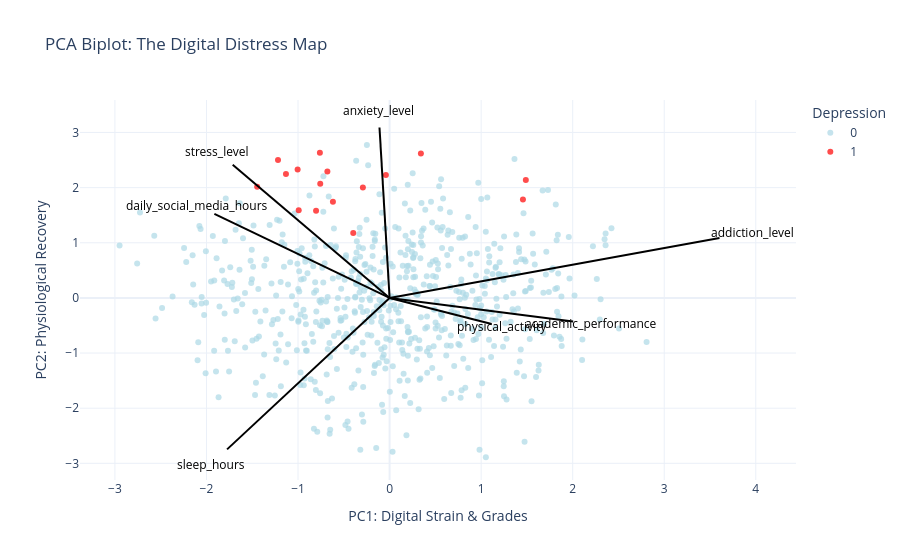

Notebook cell for this chart:
### Code cell
import pandas as pd
import numpy as np
import plotly.express as px
from sklearn.decomposition import PCA
from sklearn.preprocessing import StandardScaler

# 1. Prepare the Data
# List only your numerical behavioral features
features = ['daily_social_media_hours', 'sleep_hours', 'academic_performance', 
            'stress_level', 'anxiety_level', 'addiction_level', 'physical_activity']

# Separate the features from the label
x = df[features]
y = df['depression_label'].astype(str) # Convert to string for discrete coloring

# 2. Standardize (Crucial: gives each variable equal weight)
scaler = StandardScaler()
x_scaled = scaler.fit_transform(x)

# 3. Run PCA
pca = PCA(n_components=2)
components = pca.fit_transform(x_scaled)

# 4. Create a DataFrame for the Plot
pca_df = pd.DataFrame(data=components, columns=['PC1', 'PC2'])
pca_df['Depression'] = y.values

# 5. Calculate Loadings for the Arrows
# We scale the arrows by the explained variance so they fit the plot
loadings = pca.components_.T * np.sqrt(pca.explained_variance_)

# 6. Create the Interactive Biplot
fig = px.scatter(pca_df, x='PC1', y='PC2', color='Depression',
                 color_discrete_map={'0': 'lightblue', '1': 'red'},
                 title='PCA Biplot: The Digital Distress Map',
                 labels={'PC1': 'PC1: Digital Strain & Grades', 
                         'PC2': 'PC2: Physiological Recovery'},
                 template='plotly_white', opacity=0.7)

# Add the Loading Arrows
for i, feature in enumerate(features):
    fig.add_shape(type='line', x0=0, y0=0, x1=loadings[i, 0]*5, y1=loadings[i, 1]*5,
                  line=dict(color="black", width=2))
    fig.add_annotation(x=loadings[i, 0]*5.5, y=loadings[i, 1]*5.5, 
                       text=feature, showarrow=False, font=dict(color="black"))

fig.show()

### Figure 1 — Plotly figure (JSON) as saved in the notebook; plotly's stock layout.template omitted (floating-point values rounded to 4 significant figures; data arrays with more than 128 entries replaced by an {"elided": "..."} marker saying what was removed)
{"data": [{"hovertemplate": "Depression=0<br>PC1: Digital Strain & Grades=%{x}<br>PC2: Physiological Recovery=%{y}<extra></extra>", "legendgroup": "0", "marker": {"color": "lightblue", "opacity": 0.7, "symbol": "circle"}, "mode": "markers", "name": "0", "orientation": "v", "showlegend": true, "type": "scatter", "x": {"elided": "637 float values"}, "xaxis": "x", "y": {"elided": "637 float values"}, "yaxis": "y"}, {"hovertemplate": "Depression=1<br>PC1: Digital Strain & Grades=%{x}<br>PC2: Physiological Recovery=%{y}<extra></extra>", "legendgroup": "1", "marker": {"color": "red", "opacity": 0.7, "symbol": "circle"}, "mode": "markers", "name": "1", "orientation": "v", "showlegend": true, "type": "scatter", "x": [-0.9926, -0.7574, -1.446, -1.219, 0.342, -1.004, -0.6794, -0.803, 1.488, -0.619, -0.04049, 1.457, -0.3972, -0.2919, -0.7612, -1.132], "xaxis": "x", "y": [1.591, 2.071, 2.016, 2.5, 2.621, 2.328, 2.292, 1.582, 2.137, 1.742, 2.231, 1.783, 1.178, 2.0, 2.633, 2.248], "yaxis": "y"}], "layout": {"annotations": [{"font": {"color": "black"}, "showarrow": false, "text": "daily_social_media_hours", "x": -2.105, "y": 1.676}, {"font": {"color": "black"}, "showarrow": false, "text": "sleep_hours", "x": -1.953, "y": -3.022}, {"font": {"color": "black"}, "showarrow": false, "text": "academic_performance", "x": 2.205, "y": -0.4723}, {"font": {"color": "black"}, "showarrow": false, "text": "stress_level", "x": -1.885, "y": 2.659}, {"font": {"color": "black"}, "showarrow": false, "text": "anxiety_level", "x": -0.1212, "y": 3.399}, {"font": {"color": "black"}, "showarrow": false, "text": "addiction_level", "x": 3.964, "y": 1.193}, {"font": {"color": "black"}, "showarrow": false, "text": "physical_activity", "x": 1.226, "y": -0.5194}], "autosize": true, "legend": {"title": {"text": "Depression"}, "tracegroupgap": 0}, "shapes": [{"line": {"color": "black", "width": 2}, "type": "line", "x0": 0, "x1": -1.914, "y0": 0, "y1": 1.524}, {"line": {"color": "black", "width": 2}, "type": "line", "x0": 0, "x1": -1.775, "y0": 0, "y1": -2.747}, {"line": {"color": "black", "width": 2}, "type": "line", "x0": 0, "x1": 2.005, "y0": 0, "y1": -0.4294}, {"line": {"color": "black", "width": 2}, "type": "line", "x0": 0, "x1": -1.714, "y0": 0, "y1": 2.417}, {"line": {"color": "black", "width": 2}, "type": "line", "x0": 0, "x1": -0.1102, "y0": 0, "y1": 3.09}, {"line": {"color": "black", "width": 2}, "type": "line", "x0": 0, "x1": 3.604, "y0": 0, "y1": 1.085}, {"line": {"color": "black", "width": 2}, "type": "line", "x0": 0, "x1": 1.115, "y0": 0, "y1": -0.4722}], "title": {"text": "PCA Biplot: The Digital Distress Map"}, "xaxis": {"anchor": "y", "autorange": true, "domain": [0, 1], "range": [-3.414, 4.703], "title": {"text": "PC1: Digital Strain & Grades"}, "type": "linear"}, "yaxis": {"anchor": "x", "autorange": true, "domain": [0, 1], "range": [-3.401, 3.778], "title": {"text": "PC2: Physiological Recovery"}, "type": "linear"}}}
